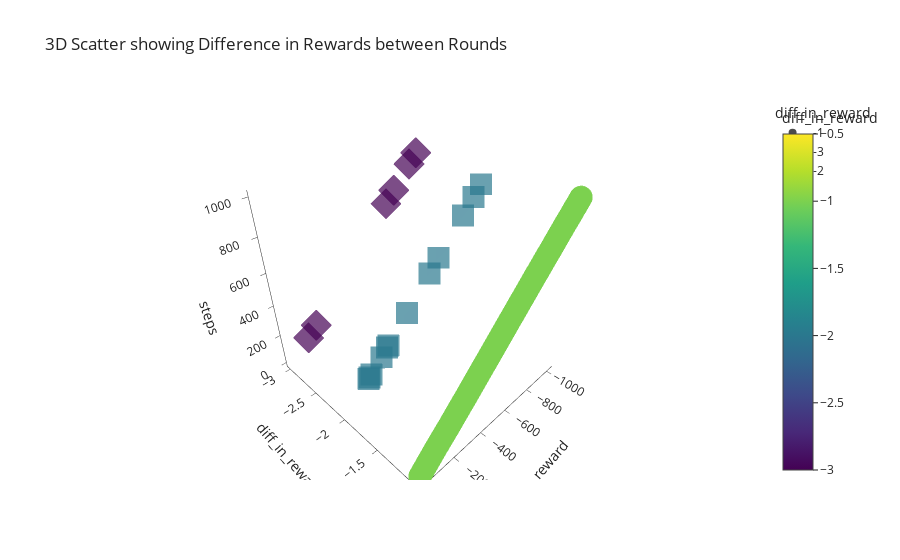

This figure's notebook cell:
### Code cell
#3d scatter plot
fig = px.scatter_3d(df, x="reward", y="diff_in_reward", z = "steps", color="diff_in_reward", title= "3D Scatter showing Difference in Rewards between Rounds", symbol="diff_in_reward", opacity=0.7, template="simple_white")

fig.show()

### Figure 1 — Plotly figure (JSON) as saved in the notebook; plotly's stock layout.template omitted (floating-point values rounded to 4 significant figures; data arrays with more than 128 entries replaced by an {"elided": "..."} marker saying what was removed)
{"data": [{"hovertemplate": "diff_in_reward=%{marker.color}<br>reward=%{x}<br>steps=%{z}<extra></extra>", "legendgroup": "-1", "marker": {"color": {"elided": "982 int values"}, "coloraxis": "coloraxis", "opacity": 0.7, "symbol": "circle"}, "mode": "markers", "name": "-1", "scene": "scene", "showlegend": true, "type": "scatter3d", "x": {"elided": "982 int values"}, "y": {"elided": "982 int values"}, "z": {"elided": "982 int values"}}, {"hovertemplate": "diff_in_reward=%{marker.color}<br>reward=%{x}<br>steps=%{z}<extra></extra>", "legendgroup": "-3", "marker": {"color": [-3, -3, -3, -3, -3, -3], "coloraxis": "coloraxis", "opacity": 0.7, "symbol": "diamond"}, "mode": "markers", "name": "-3", "scene": "scene", "showlegend": true, "type": "scatter3d", "x": [-117, -179, -748, -812, -937, -991], "y": [-3, -3, -3, -3, -3, -3], "z": [115, 172, 733, 795, 916, 967]}, {"hovertemplate": "diff_in_reward=%{marker.color}<br>reward=%{x}<br>steps=%{z}<extra></extra>", "legendgroup": "-2", "marker": {"color": [-2, -2, -2, -2, -2, -2, -2, -2, -2, -2, -2, -2], "coloraxis": "coloraxis", "opacity": 0.7, "symbol": "square"}, "mode": "markers", "name": "-2", "scene": "scene", "showlegend": true, "type": "scatter3d", "x": [-141, -147, -160, -233, -274, -283, -418, -582, -647, -825, -902, -956], "y": [-2, -2, -2, -2, -2, -2, -2, -2, -2, -2, -2, -2], "z": [138, 143, 155, 225, 265, 273, 407, 570, 634, 807, 883, 934]}], "layout": {"coloraxis": {"colorbar": {"title": {"text": "diff_in_reward"}}, "colorscale": [[0, "#440154"], [0.1111, "#482878"], [0.2222, "#3e4989"], [0.3333, "#31688e"], [0.4444, "#26828e"], [0.5556, "#1f9e89"], [0.6667, "#35b779"], [0.7778, "#6ece58"], [0.8889, "#b5de2b"], [1, "#fde725"]]}, "legend": {"title": {"text": "diff_in_reward"}, "tracegroupgap": 0}, "scene": {"domain": {"x": [0, 1], "y": [0, 1]}, "xaxis": {"title": {"text": "reward"}}, "yaxis": {"categoryarray": [-1, -3, -2], "categoryorder": "array", "title": {"text": "diff_in_reward"}}, "zaxis": {"title": {"text": "steps"}}}, "title": {"text": "3D Scatter showing Difference in Rewards between Rounds"}}}
